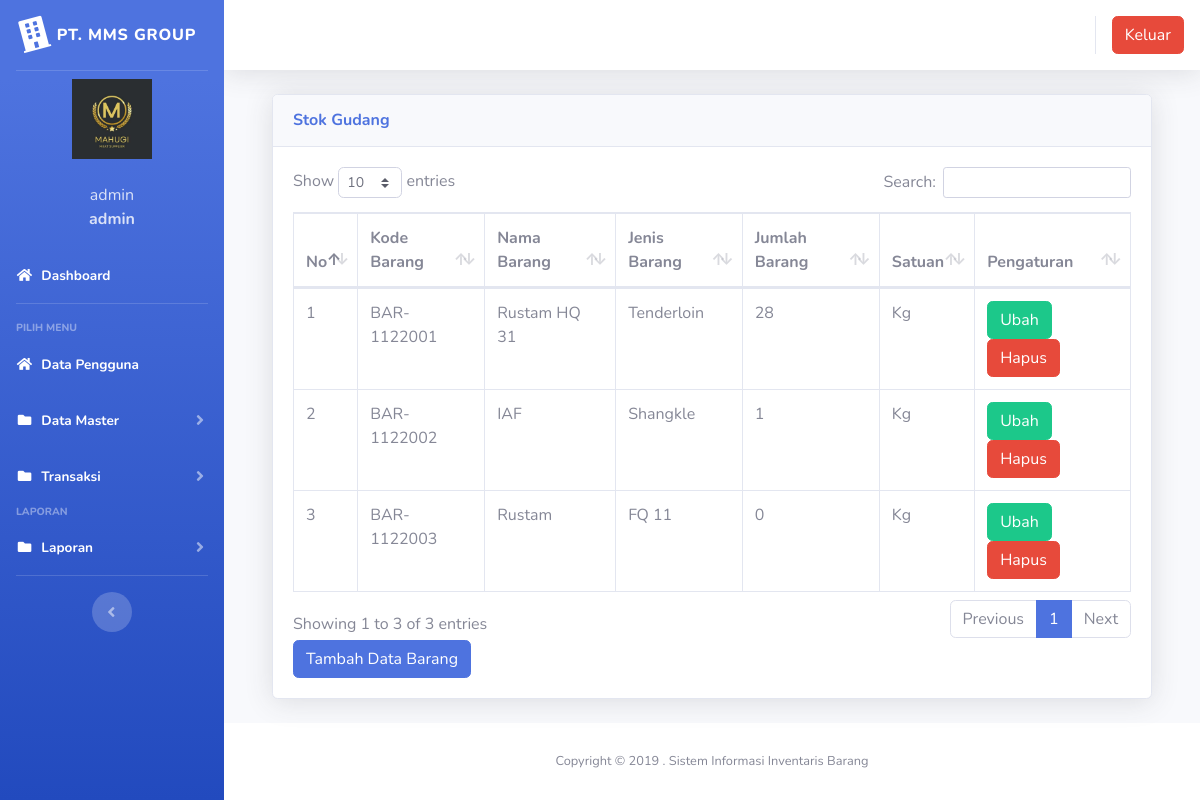
The page /index.php?page=gudang (signed in) on the database its author committed.
### tables this page shows
CREATE TABLE `users` (
  `id` int(11) NOT NULL,
  `nik` varchar(10) NOT NULL,
  `nama` varchar(100) NOT NULL,
  `alamat` varchar(200) NOT NULL,
  `telepon` varchar(100) NOT NULL,
  `username` varchar(100) NOT NULL,
  `password` varchar(100) NOT NULL,
  `level` varchar(25) NOT NULL DEFAULT 'member',
  `foto` varchar(25) NOT NULL
);

CREATE TABLE `gudang` (
  `id` int(11) NOT NULL,
  `kode_barang` varchar(100) NOT NULL,
  `nama_barang` varchar(100) NOT NULL,
  `jenis_barang` varchar(100) NOT NULL,
  `jumlah` double NOT NULL,
  `satuan` varchar(100) NOT NULL
);

### page/gudang/gudang.php (the view, shortened to what this page needs)
<div class="container-fluid">
  <div class="card shadow mb-4">
    <div class="card-header py-3">
      <h6 class="m-0 font-weight-bold text-primary">Stok Gudang</h6>
    </div>
    <div class="card-body">
      <div class="table-responsive">
        <table class="table table-bordered" id="dataTable" width="100%" cellspacing="0">
        <thead>
                                <tr>
			<th>No</th>
			<th>Kode Barang</th>
			<th>Nama Barang</th>
			<th>Jenis Barang</th>
			<th>Jumlah Barang</th>
			<th>Satuan</th>
			<th>Pengaturan</th>
                                </tr>
		</thead>
          <tbody>
            <?php
	$no = 1;
	$sql = $koneksi->query("select * from gudang");
	while ($data = $sql->fetch_assoc()) {
	?>
                                <tr>
                                    <td><?php echo $no++; ?></td>
			<td><?php echo $data['kode_barang'] ?></td>
			<td><?php echo $data['nama_barang'] ?></td>
			<td><?php echo $data['jenis_barang'] ?></td>
			<td><?php echo $data['jumlah'] ?></td>
			<td><?php echo $data['satuan'] ?></td>
			<td>
			<a href="?page=gudang&aksi=ubahgudang&kode_barang=<?php echo $data['kode_barang'] ?>" class="btn btn-success" >Ubah</a>
			<a onclick="return confirm('Apakah anda yakin akan menghapus data ini?')" href="?page=gudang&aksi=hapusgudang&kode_barang=<?php echo $data['kode_barang'] ?>" class="btn btn-danger" >Hapus</a>
			</td>
                                </tr>
	<?php }?>
		   </tbody>
                        </table>
<a href="?page=gudang&aksi=tambahgudang" class="btn btn-primary" >Tambah Data Barang</a>
      </div>
    </div>
  </div>
</div>

### index.php (shortened to what this page needs)
<?php
$koneksi = new mysqli("localhost", "root", "", "inventori");
?>
<!DOCTYPE html>
<html lang="en">
<head>
  <link href="vendor/fontawesome-free/css/all.min.css" rel="stylesheet" type="text/css">
  <link href="css/sb-admin-2.min.css" rel="stylesheet">
  <link href="vendor/datatables/dataTables.bootstrap4.min.css" rel="stylesheet">
</head>
<body id="page-top">
  <div id="wrapper">
    <ul class="navbar-nav bg-gradient-primary sidebar sidebar-dark accordion" id="accordionSidebar">
      <a class="sidebar-brand d-flex align-items-center justify-content-center" href="index.php">
        <div class="sidebar-brand-icon rotate-n-15">
          <i class="fas fa-building"></i>
        </div>
        <div class="sidebar-brand-text mx-2">PT. MMS GROUP</div>
      </a>
      <hr class="sidebar-divider my-0">
      <?php
      if ($_SESSION['admin']) {
        $user = $_SESSION['admin'];
      }
      $sql = $koneksi->query("select * from users where id='$user'");
      $data = $sql->fetch_assoc();
      ?>
      <li class="d-flex align-items-center justify-content-center">
        <a class="nav-link">
          <img src="img/<?php echo $data['foto'] ?>" class="img-circle" width="80" alt="User" /></a>
      </li>
      <li class="nav-item ">
        <a class="nav-link">
          <div class="d-flex align-items-center justify-content-center" class="name"> <?php echo  $data['nama']; ?></div>
          <div class="d-flex align-items-center justify-content-center" class="email"><strong> <?php echo $data['level']; ?></strong></div>
        </a>
      </li>
      <li class="nav-item active">
        <a class="nav-link" href="?page=home">
          <i class="fas fa-fw fa-home"></i>
          <span>Dashboard</span></a>
      </li>
      <hr class="sidebar-divider">
      <div class="sidebar-heading">
        Pilih Menu
      </div>
      <li class="nav-item active">
        <a class="nav-link" href="?page=pengguna">
          <i class="fas fa-fw fa-home"></i>
          <span>Data Pengguna</span></a>
      </li>
      <li class="nav-item active">
        <a class="nav-link collapsed" href="#" data-toggle="collapse" data-target="#collapseData" aria-expanded="true" aria-controls="collapseData">
          <i class="fas fa-fw fa-folder"></i>
          <span>Data Master</span>
        </a>
      </li>
      <li class="nav-item active">
        <a class="nav-link collapsed" href="#" data-toggle="collapse" data-target="#collapsePages" aria-expanded="true" aria-controls="collapsePages">
          <i class="fas fa-fw fa-folder"></i>
          <span>Transaksi</span>
        </a>
      </li>
      <div class="sidebar-heading">
        Laporan
      </div>
      <li class="nav-item active">
        <a class="nav-link collapsed" href="#" data-toggle="collapse" data-target="#collapseLaporan" aria-expanded="true" aria-controls="collapseLaporan">
          <i class="fas fa-fw fa-folder"></i>
          <span>Laporan</span>
        </a>
      </li>
      <hr class="sidebar-divider d-none d-md-block">
      <div class="text-center d-none d-md-inline">
        <button class="rounded-circle border-0" id="sidebarToggle"></button>
      </div>
    </ul>
    <div id="content-wrapper" class="d-flex flex-column">
      <div id="content">
        <nav class="navbar navbar-expand navbar-light bg-white topbar mb-4 static-top shadow">
          <ul class="navbar-nav ml-auto">
            <li class="nav-item dropdown no-arrow">
              <div class="top-menu">
                <ul class="nav pull-right top-menu">
                  <li><a onclick="return confirm('Apakah anda yakin akan logout?')" class="btn btn-danger" class="logout" href="logout.php">Keluar</a></li>
                </ul>
              </div>
            </li>
          </ul>
        </nav>
        <div class="container-fluid">
          <section class="content">
            <?php
            $page = $_GET['page'];
            $aksi = $_GET['aksi'];
            if ($page == "gudang") {
              if ($aksi == "") {
                include "page/gudang/gudang.php";
              }
            }
            ?>
          </section>
        </div>
        <footer class="sticky-footer bg-white">
          <div class="container my-auto">
            <div class="copyright text-center my-auto">
              <span>Copyright &copy; 2019 . Sistem Informasi Inventaris Barang</span>
            </div>
          </div>
        </footer>
      </div>
    </div>
  </div>
</body>
</html>

### rows shown on the page
users: foto (picture), nama "admin", level "admin"
gudang: kode_barang "BAR-1122001", nama_barang "Rustam HQ 31", jenis_barang "Tenderloin", jumlah "28", satuan "Kg"
gudang: kode_barang "BAR-1122002", nama_barang "IAF", jenis_barang "Shangkle", jumlah "1", satuan "Kg"
gudang: kode_barang "BAR-1122003", nama_barang "Rustam", jenis_barang "FQ 11", jumlah "0", satuan "Kg"
